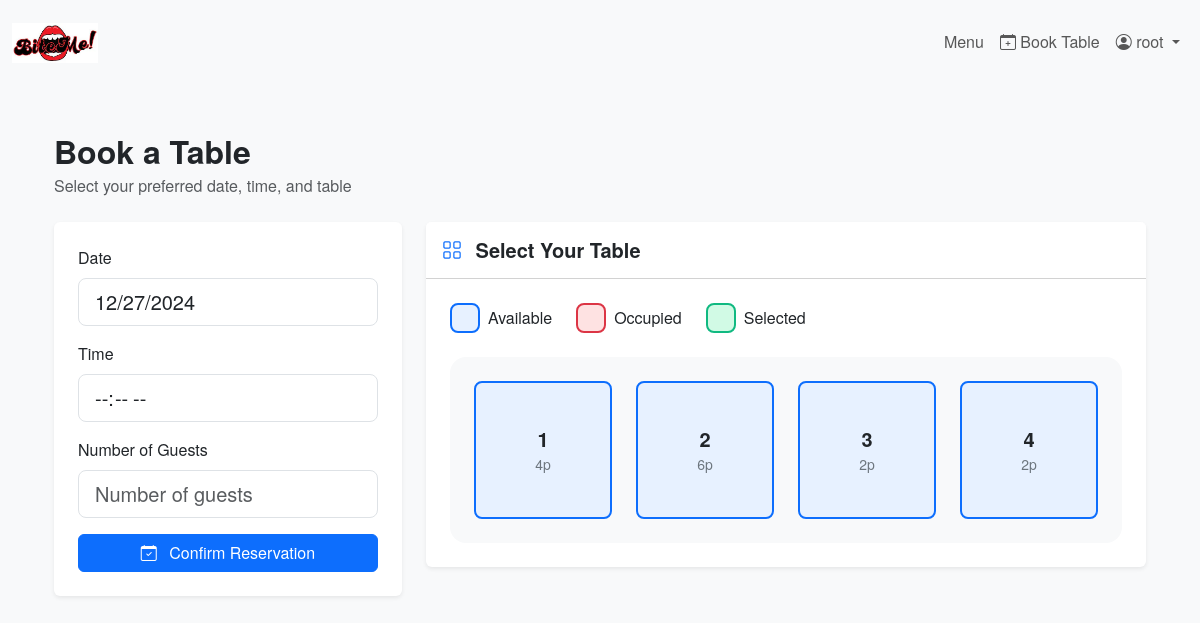
Page /book/ (signed in) on the earlier database version.
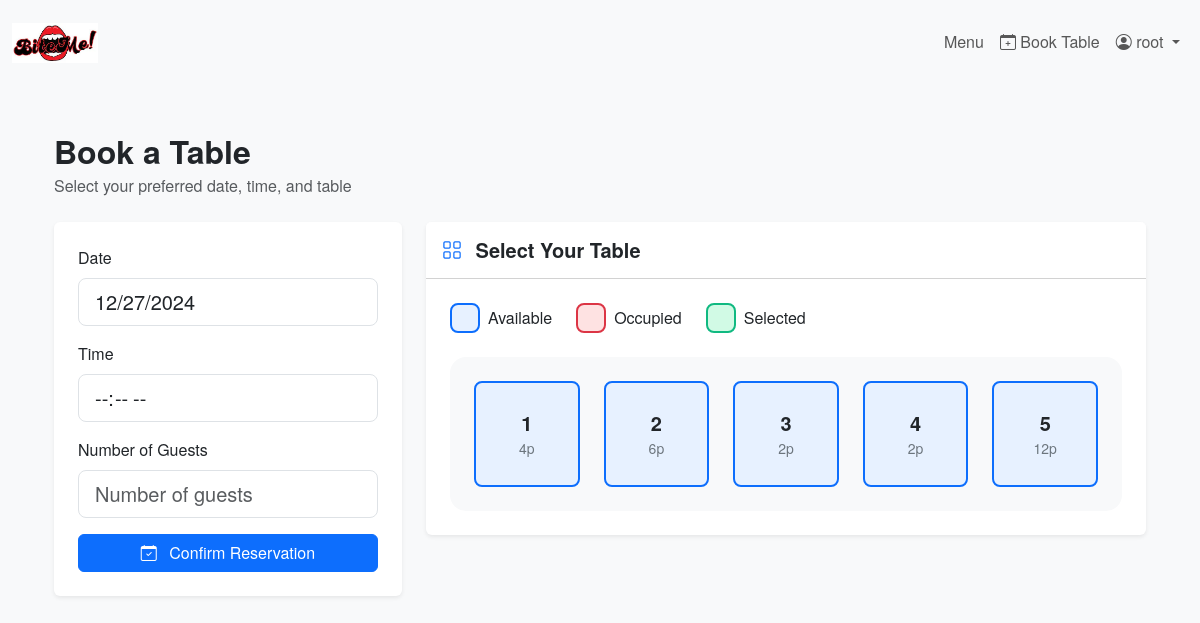
Same page on the later database version.
### booking/models.py (models this page shows, shortened)
class Table(models.Model):
    number = models.CharField(max_length=10)
    capacity = models.IntegerField()
    class Meta:
        ordering = ['number']

### booking/views.py (the view)
# urls.py: path('book/', create_reservation_view, name='book'),
@login_required
def create_reservation_view(request):
    if request.method == 'POST':
        form = ReservationForm(request.POST)
        if form.is_valid():
            reservation = form.save(commit=False)
            reservation.user = request.user
            selected_table_ids = request.POST.getlist('selected_tables')
            selected_tables = Table.objects.filter(id__in=selected_table_ids)
            total_capacity = sum(table.capacity for table in selected_tables)
            if total_capacity >= reservation.guests:
                all_tables_available = all(
                    is_table_available(table, reservation.date, reservation.time)
                    for table in selected_tables
                )
                if all_tables_available:
                    reservation.save()
                    reservation.tables.set(selected_tables)
                    messages.success(request, "Your reservation has been successfully created!")
                    return redirect('my_bookings')
                else:
                    messages.error(request, "Some selected tables are not available. Please choose different tables.")
            else:
                messages.error(request, "Selected tables don't have enough capacity for your party size.")
        else:
            messages.error(request, "Please correct the errors below.")
    else:
        form = ReservationForm()
    tables = Table.objects.all().order_by('number')
    occupied_tables = Table.objects.filter(
        reservations__date=datetime.now().date(),
        reservations__canceled=False
    )
    context = {
        'form': form,
        'tables': tables,
        'occupied_tables': occupied_tables,
        'today': datetime.now().date()
    }
    return render(request, 'booking/booking_form.html', context)

### booking/forms.py (shortened to what this page needs)
class ReservationForm(forms.ModelForm):
    date = forms.DateField(
        widget=forms.DateInput(
            attrs={
                'type': 'date',
                'class': 'form-control form-control-lg',
                'min': datetime.now().date().isoformat(),
                'max': (datetime.now() + timedelta(days=30)).date().isoformat(),  # Allow bookings up to 30 days ahead
            }
        ),
        label='Date'
    )
    time = forms.TimeField(
        widget=forms.TimeInput(
            attrs={
                'type': 'time',
                'class': 'form-control form-control-lg',
                'min': '11:00',
                'max': '22:00'
            }
        ),
        label='Time'
    )
    guests = forms.IntegerField(
        min_value=1,
        max_value=20,
        widget=forms.NumberInput(
            attrs={
                'class': 'form-control form-control-lg',
                'placeholder': 'Number of guests'
            }
        ),
        label='Number of Guests'
    )
    class Meta:
        model = Reservation
        fields = ['date', 'time', 'guests']

### booking/templates/booking/booking_form.html (shortened to what this page needs)
{% extends 'booking/base.html' %}
{% load static %}
{% block content %}
<div class="container py-4">
    <div class="row mb-4">
        <div class="col-12">
            <h2 class="mb-1">Book a Table</h2>
            <p class="text-muted mb-0">Select your preferred date, time, and table</p>
        </div>
    </div>
    <div class="row">
        <div class="col-lg-4">
            <div class="card border-0 shadow-sm">
                <div class="card-body p-4">
                    <form method="POST" class="needs-validation" novalidate id="bookingForm">
                        <div class="mb-3">
                            <label class="form-label">Date</label>
                            {{ form.date }}
                        </div>
                        <div class="mb-3">
                            <label class="form-label">Time</label>
                            {{ form.time }}
                        </div>
                        <div class="mb-3">
                            <label class="form-label">Number of Guests</label>
                            {{ form.guests }}
                        </div>
                        <div class="d-grid">
                            <button type="submit" class="btn btn-primary">
                                <i class="bi bi-calendar-check me-2"></i>
                                Confirm Reservation
                            </button>
                        </div>
                    </form>
                </div>
            </div>
        </div>
        <div class="col-lg-8">
            <div class="card border-0 shadow-sm">
                <div class="card-header bg-white py-3">
                    <h5 class="mb-0">
                        <i class="bi bi-grid text-primary me-2"></i>
                        Select Your Table
                    </h5>
                </div>
                <div class="card-body p-4">
                    <div class="layout-legend mb-4">
                        <div class="d-flex flex-wrap gap-4">
                            <div class="d-flex align-items-center">
                                <div class="table-indicator available"></div>
                                <span class="ms-2">Available</span>
                            </div>
                            <div class="d-flex align-items-center">
                                <div class="table-indicator occupied"></div>
                                <span class="ms-2">Occupied</span>
                            </div>
                            <div class="d-flex align-items-center">
                                <div class="table-indicator selected"></div>
                                <span class="ms-2">Selected</span>
                            </div>
                        </div>
                    </div>
                    <div class="tables-grid">
                        {% for table in tables %}
                            <div class="table-item {% if table in occupied_tables %}occupied{% else %}available{% endif %}"
                                 data-table-id="{{ table.id }}"
                                 data-capacity="{{ table.capacity }}"
                                 onclick="toggleTableSelection(this)">
                                <div class="table-number">{{ table.number }}</div>
                                <div class="table-capacity">{{ table.capacity }}p</div>
                            </div>
                        {% endfor %}
                    </div>
                </div>
            </div>
        </div>
    </div>
</div>
{% endblock %}

Differences in the rows shown:
added Table: number "5", capacity "12"
